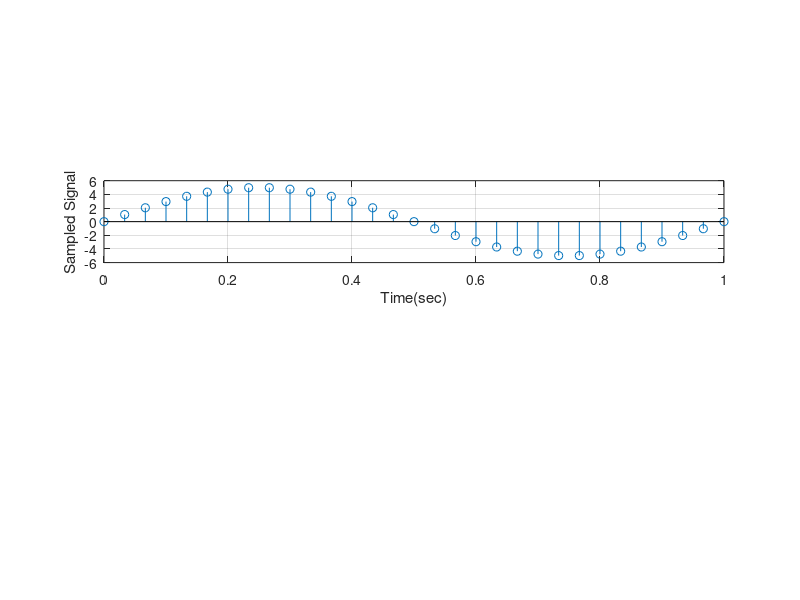

MATLAB code for this plot:
clear all;
close all;

A=5;
f=1;
theta=0;
minTime=0;
maxTime=1;
samplePerTime=100;
t=minTime : 1/samplePerTime;
analogSignal= A*sin(2*pi*f*t +theta);
figure;
plot(t,analogSignal);
disp(analogSignal);

samplingRate=30*f;
sampleTime=minTime :1/samplingRate: maxTime;
sampledSignal=A*sin(2*pi*f*sampleTime +theta);

digitalData=[];
stairCaseSignal=0;
delta=0.3;

for i=1:1:(samplingRate*maxTime)
    if sampledSignal(i)>stairCaseSignal(i)
        digitalData(i+1)=1;
        stairCaseSignal(i+1)=stairCaseSignal(i)+delta;
    else
        digitalData(i+1)=0;
        stairCaseSignal(i+1)=stairCaseSignal(i)-delta;
    end
end

subplot(4,1,2);
stem(sampleTime, sampledSignal);
xlabel("Time(sec)");
ylabel("Sampled Signal");
grid on;
disp(sampledSignal);